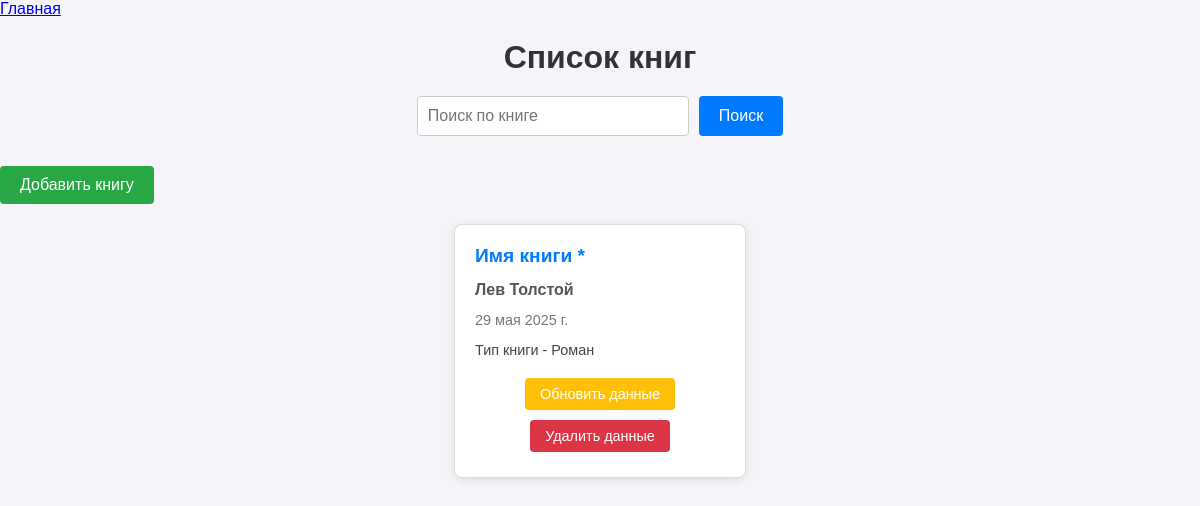
Before: / with the older database file.
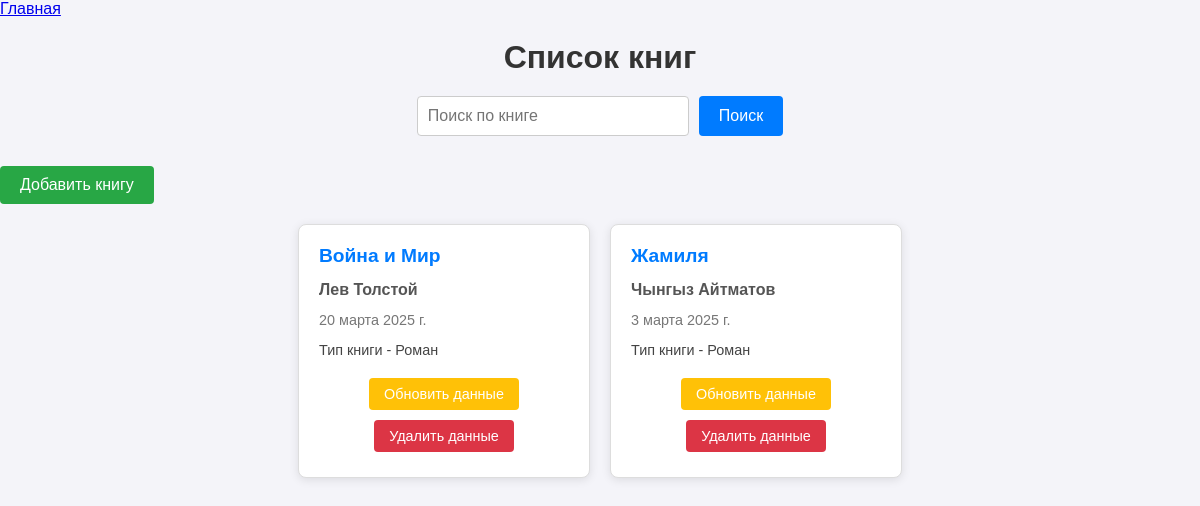
After: the same page with the newer database file.
### apps/book/models.py (models this page shows, shortened)
class Book(models.Model):
    CHOICES = (
        ("Роман", "Роман"),
        ("Фантазия", "Фантазия"),
        ("Романтика", "Романтика"),
    )
    name = models.CharField(
        max_length=155,
        verbose_name='Имя книги'
    )
    author = models.CharField(max_length=155, verbose_name='Автор')
    description = RichTextField(
        verbose_name='Описание'
    )
    date = models.DateField(verbose_name='Дата выхода')
    type = models.CharField(
        choices=CHOICES,
        max_length=155,
        verbose_name='Тип книги',
        help_text='Тут должен быть жанр книги!'
    )
    created = models.DateTimeField(auto_now_add=True, verbose_name='Дата создание')
    is_active = models.BooleanField(default=False, verbose_name='Активен')
    class Meta:
        verbose_name = 'Книга'
        verbose_name_plural = 'Книги'

### apps/book/views.py (the view)
# urls.py: path("", BookListView.as_view(), name='book-list'),
class BookListView(ListView):
    model = Book
    template_name = 'book-list.html'
    context_object_name = 'books'
    def get_queryset(self):
        queryset = Book.objects.filter(is_active=True).order_by('-created')
        search_query = self.request.GET.get('search', '')
        if search_query:
            queryset = queryset.filter(
                Q(name__icontains=search_query) |
                Q(author__icontains=search_query) |
                Q(description__icontains=search_query)
            )
        return queryset

### templates/book-list.html (shortened to what this page needs)
{% extends "base.html" %}
{% block content %}
    <h1>Список книг</h1>
    <form method="get" class="search-form">
        <input type="text" name="search" placeholder="Поиск по книге" value="{{ request.GET.search }}">
        <button type="submit">Поиск</button>
    </form>
    <a href="{% url 'create' %}" class="btn-add">Добавить книгу</a>
    <ul class="book-list">
        {% for book in books %}
            <li class="book-item {% if not book.is_active %}inactive{% endif %}">
                <a href="{% url 'detail-book' book.pk %}" class="book-title">{{ book.name }}</a>
                <h2 class="book-author">{{ book.author }}</h2>
                <p class="book-date">{{ book.date }}</p>
                <p class="book-type">Тип книги - {{ book.type }}</p>
                <div class="book-actions">
                    <a href="{% url 'update-book' book.pk %}" class="btn-update">Обновить данные</a>
                    <a href="{% url 'delete' book.pk %}" class="btn-delete">Удалить данные</a>
                </div>
            </li>
        {% endfor %}
    </ul>
{% endblock %}

### templates/base.html (shortened to what this page needs)
<!DOCTYPE html>
<html lang="en">
<head>
</head>
<body>
    <div class="container">
        <nav>
            <a href="{% url 'book-list' %}">Главная</a>
        </nav>
        {% block content %}
        {% endblock %}
    </div>
</body>
</html>

### templates/book-list.html (style rules this page uses)
body { font-family: Arial, sans-serif; background-color: #f4f4f9; color: #333; margin: 0; padding: 0; }
h1 { font-size: 2rem; color: #333; margin-bottom: 20px; text-align: center; }
.search-form { display: flex; justify-content: center; margin-bottom: 20px; }
.search-form input[type="text"] { width: 250px; padding: 10px; border: 1px solid #ccc; border-radius: 4px; margin-right: 10px; font-size: 1rem; }
.search-form button { padding: 10px 20px; background-color: #007BFF; color: white; border: none; border-radius: 4px; cursor: pointer; font-size: 1rem; }
.btn-add { display: inline-block; margin: 10px 0; padding: 10px 20px; background-color: #28a745; color: white; text-decoration: none; border-radius: 4px; font-size: 1rem; text-align: center; }
.book-list { list-style-type: none; padding: 0; margin: 0; display: flex; flex-wrap: wrap; justify-content: center; }
.book-item { background-color: #fff; border: 1px solid #ddd; border-radius: 8px; padding: 20px; margin: 10px; width: 250px; box-shadow: 0 2px 10px rgba(0, 0, 0, 0.1); transition: transform 0.3s, box-shadow 0.3s; }
.book-title { font-size: 1.2rem; font-weight: bold; color: #007BFF; text-decoration: none; }
.book-author { font-size: 1rem; color: #555; }
.book-date { font-size: 0.9rem; color: #777; margin-top: 5px; }
.book-type { font-size: 0.9rem; color: #444; margin-top: 5px; }
.book-actions { margin-top: 15px; text-align: center; }
.book-actions a { display: inline-block; margin: 5px; padding: 8px 15px; border-radius: 4px; text-decoration: none; font-size: 0.9rem; }
.btn-update { background-color: #ffc107; color: white; }
.btn-delete { background-color: #dc3545; color: white; }

Changed rows visible on the page:
removed Book: name "Имя книги *", author "Лев Толстой", date "29 мая 2025 г.", type "Роман"
added Book: name "Война и Мир", author "Лев Толстой", date "20 марта 2025 г.", type "Роман"
added Book: name "Жамиля", author "Чынгыз Айтматов", date "3 марта 2025 г.", type "Роман"
